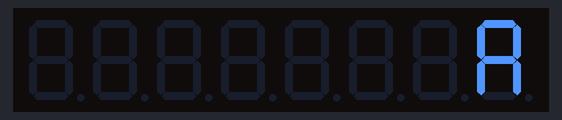
A sketch run on a simulated Arduino Uno, built with avr-gcc and run on an emulated ATmega328P. Shown: 8-digit seven-segment display.

Above: at 0.12 s.
At 0.62 s:
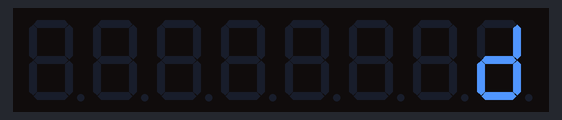
At 1.12 s:
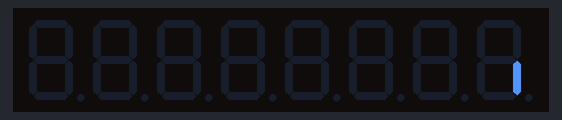
At 2.38 s:
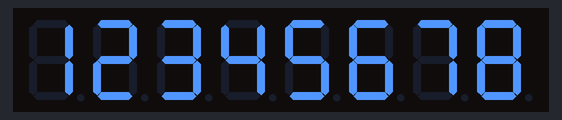
At 3.65 s:
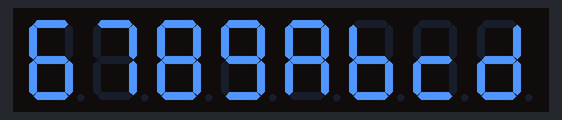
At 4.9 s:
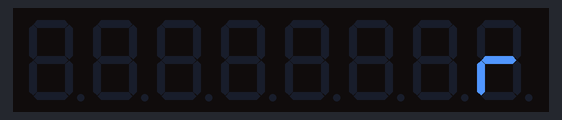

Measured:
- by itself, everything shown: repeats every 4.5 s, in 18 steps

The sketch:

Program10.ino
```cpp
#include "LedControl.h"

LedControl lc = LedControl(12,11,10,1);

int delaytime=250;

void setup()
{
  lc.shutdown(0,false);
  lc.setIntensity(0,8);
  lc.clearDisplay(0);
}

void writeArduino()
{
  lc.setChar(0,0,'a',false);
  delay(delaytime);
  lc.setRow(0,0,0x05);
  delay(delaytime);
  lc.setChar(0,0,'d',false);
  delay(delaytime);
  lc.setRow(0,0,0x1c);
  delay(delaytime);
  lc.setRow(0,0,B00010000);
  delay(delaytime);
  lc.setRow(0,0,0x15);
  delay(delaytime);
  lc.setRow(0,0,0x1D);
  delay(delaytime);
  lc.clearDisplay(0);
  delay(delaytime);
}

void scrollDigits()
{
  for(int i=0;i<9;i++)
  {
    lc.setDigit(0,7,i,false);
    lc.setDigit(0,6,i+1,false);
    lc.setDigit(0,5,i+2,false);
    lc.setDigit(0,4,i+3,false);
    lc.setDigit(0,3,i+4,false);
    lc.setDigit(0,2,i+5,false);
    lc.setDigit(0,1,i+6,false);
    lc.setDigit(0,0,i+7,false);
    delay(delaytime);
  }
  lc.clearDisplay(0);
  delay(delaytime);
}

void loop()
{
  writeArduino();
  scrollDigits();
}
```
